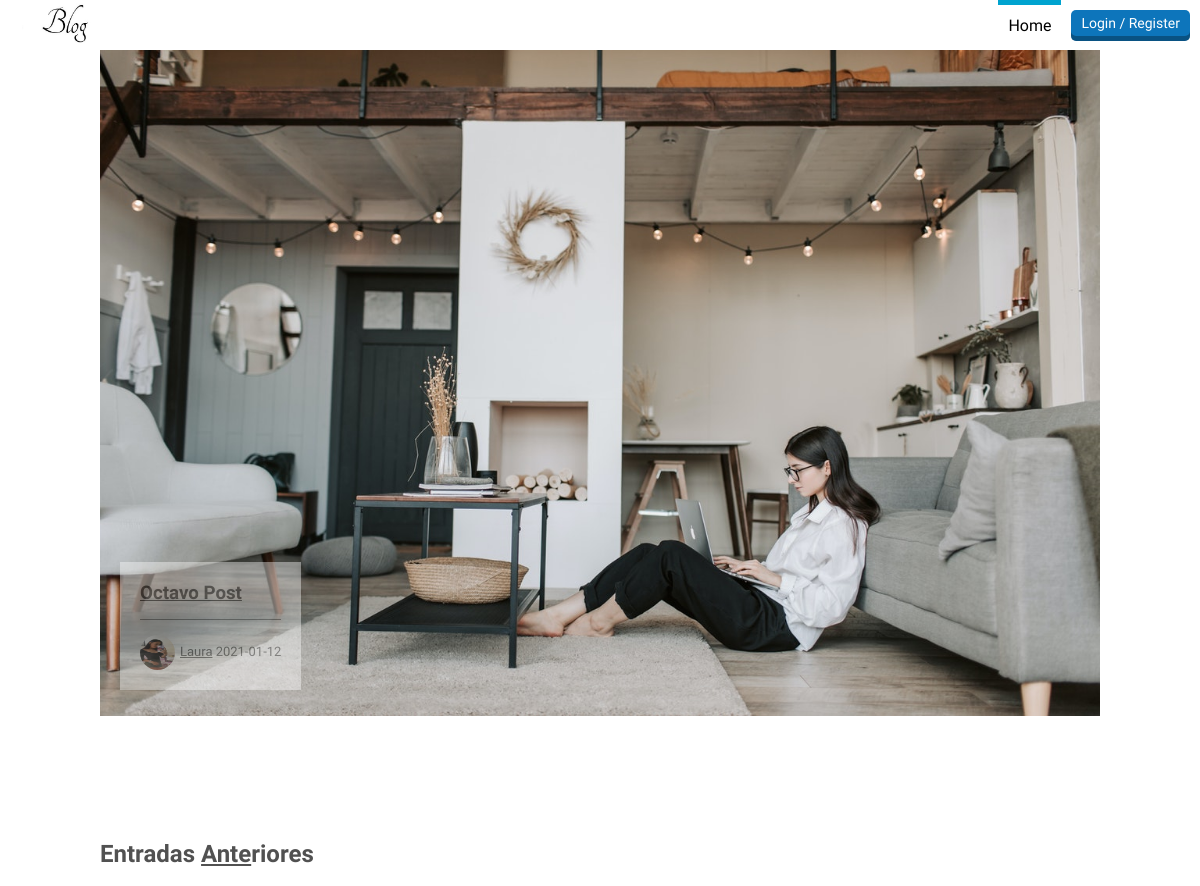
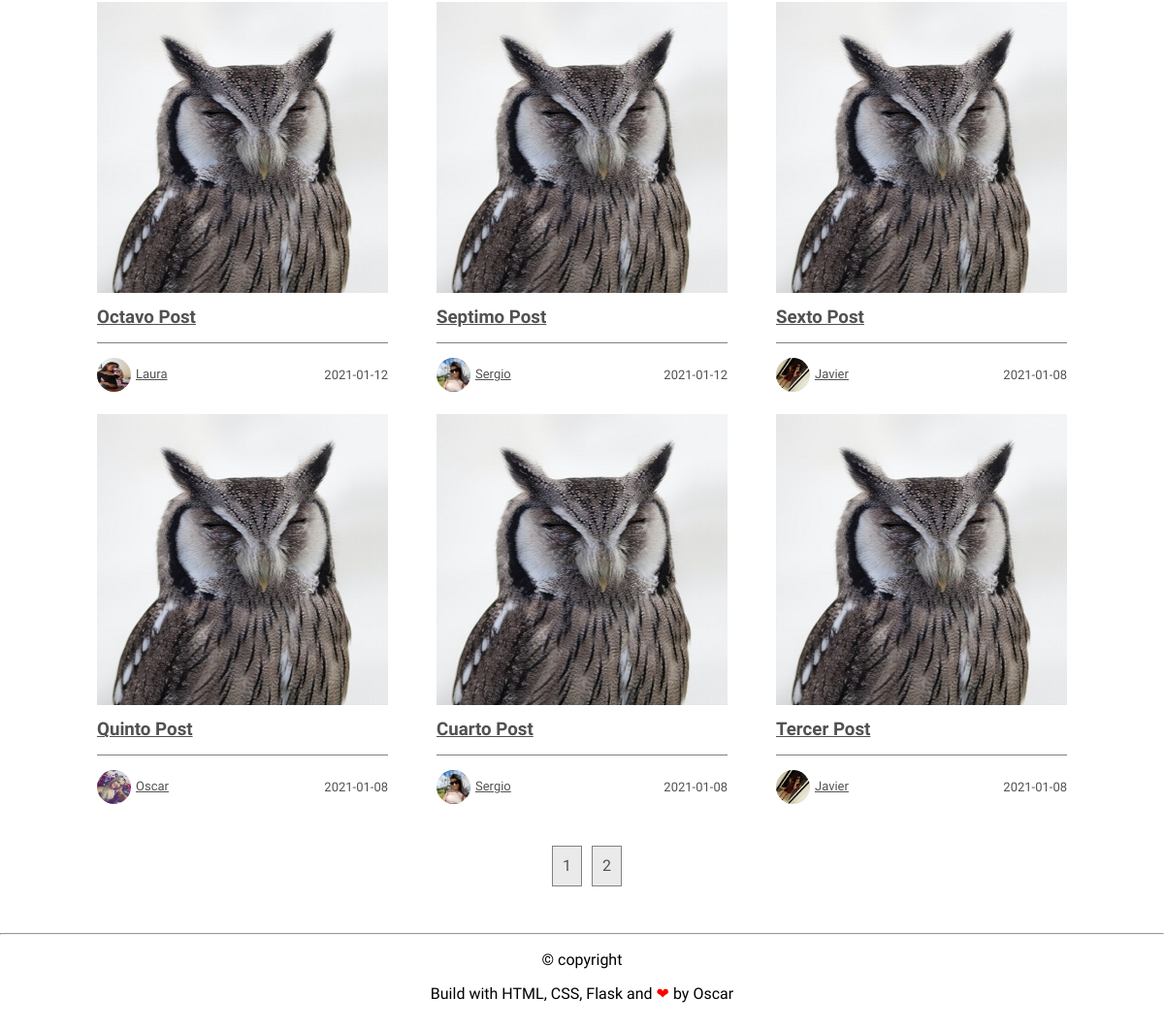
Page /home on the earlier database version (2 pictures, top to bottom).
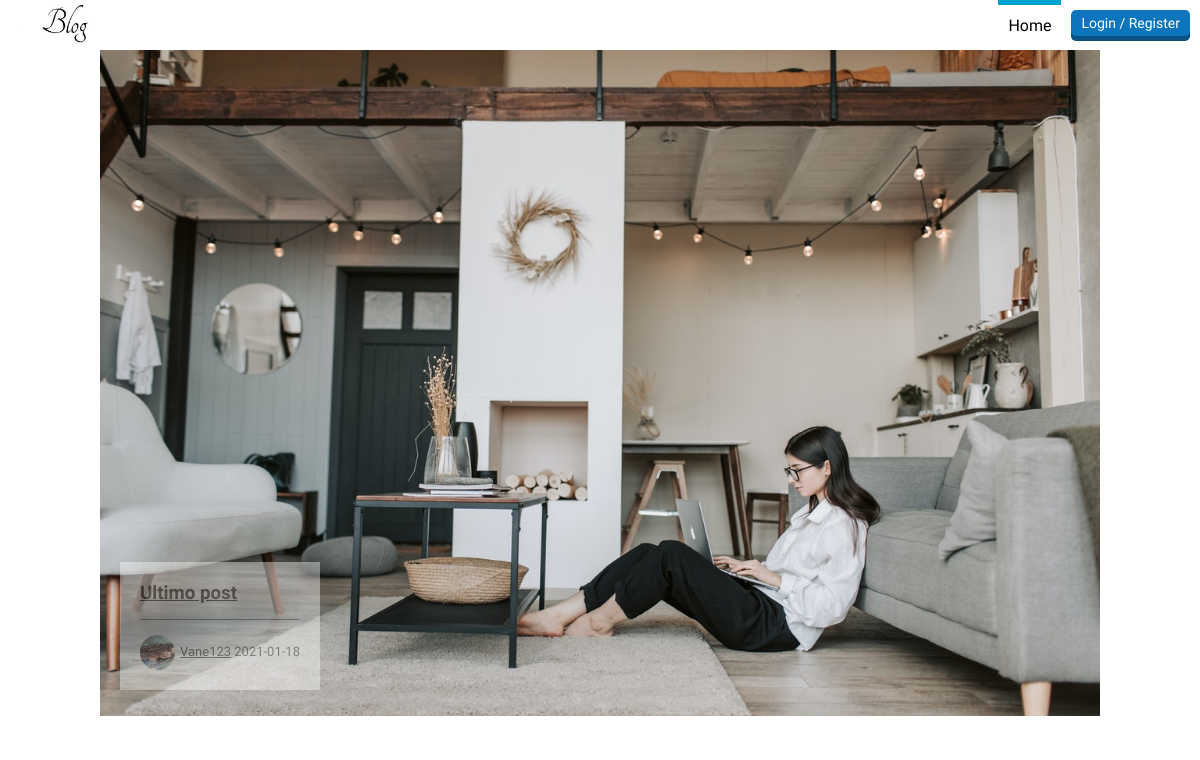
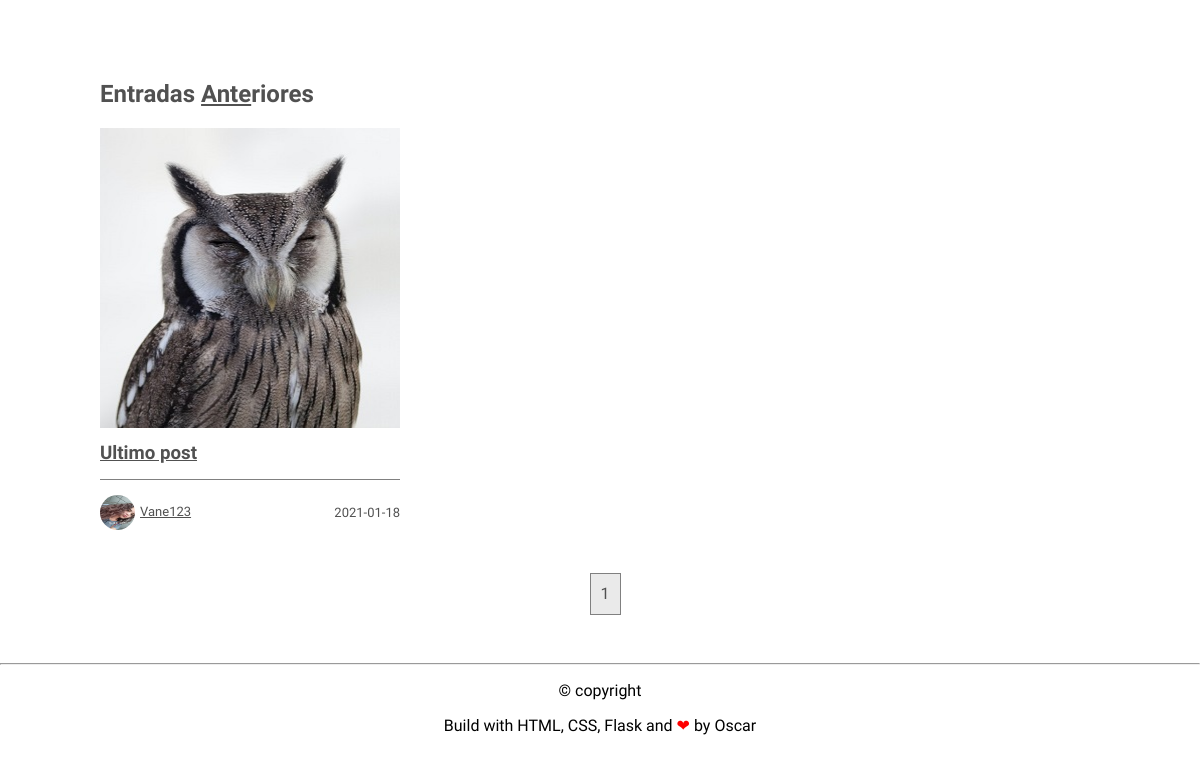
Same page on the later database version (2 pictures, top to bottom).
### flaskblog/models.py (models this page shows, shortened)
class Post(db.Model):
    id = db.Column(db.Integer, primary_key=True)
    title = db.Column(db.String(100), nullable=False)
    date_posted = db.Column(db.DateTime, nullable=False, default=datetime.utcnow)
    content = db.Column(db.Text, nullable=False)
    user_id = db.Column(db.Integer, db.ForeignKey('user.id'), nullable=False)

class User(db.Model, UserMixin):
    id = db.Column(db.Integer, primary_key=True)
    username = db.Column(db.String(20), unique=True, nullable=False)
    email = db.Column(db.String(120), unique=True, nullable=False)
    image_file = db.Column(db.String(20), nullable=False, default='default.jpg')
    bio = db.Column(db.String(500), nullable=True, default=' ')
    facebook = db.Column(db.String(120), nullable=True, default=' ')
    twitter = db.Column(db.String(120), nullable=True, default=' ')
    password = db.Column(db.String(60), nullable=True, default=' ')
    posts = db.relationship('Post', backref='author', lazy=True)

### flaskblog/main/routes.py (the view)
@main.route("/")
@main.route("/home")
def home():
    page = request.args.get('page', 1, type=int)
    posts = Post.query.order_by(Post.date_posted.desc()).paginate(page=page, per_page=6)
    return render_template('home.html', posts=posts)

### flaskblog/templates/home.html
{% extends "layout.html" %}
{% block content %}
    <header>
        <a href="{{ url_for('main.home') }}">
            <img src="{{ url_for('static', filename='profile_pics/logo.jpg') }}" alt="logo" height="40">
        </a>
        <div class="header-right">
            {% if current_user.is_authenticated %}
            <nav>
                <ul>
                    <li><a href="{{ url_for('main.home') }}" class="is-active">Home</a></li>
                    <li><a class="nav-item nav-link" href="{{ url_for('posts.new_post') }}">New Post</a></li>
                    <li><a href="{{ url_for('users.agenda') }}">Agenda</a></li>
                    <li><a href="#blog-items">Blog</a></li>
                    <li><a href="#">Info</a></li>
                    <li><a href="{{ url_for('users.account') }}">Account</a></li>
                </ul>
            </nav>
                <a href="{{ url_for('users.logout') }}" class="button red">logout</a>
            {% else %}
            <nav>
                <ul>
                    <li><a href="{{ url_for('main.home') }}" class="is-active">Home</a></li>
                </ul>
            </nav>
                <a href="{{ url_for('users.login') }}" class="button blue">Login / Register</a>
            {% endif %}
        </div>
    </header>
    <section class="blog">
        <article class="portada">
            <img src="{{ url_for('static', filename='profile_pics/img1.jpg') }}" alt="img1" width="1000">
            <div class="description">
                {% for post in posts.items %}
                    {% if loop.index < 2 %}
                        <h1><a href="{{ url_for('posts.post', post_id=post.id) }}">{{ post.title }}</a></h1>
                        <div class="autor">
                            <p>
                                <img src="{{ url_for('static', filename='profile_pics/' + post.author.image_file) }}"
                                alt="default" width="35px" height="35px"><span><a href="{{ url_for('users.user_posts', username=post.author.username) }}">{{ post.author.username }}</a></span>
                                <span>{{ post.date_posted.strftime('%Y-%m-%d') }}</span>
                            </p>
                        </div>
                    {% endif %}
                {% endfor %}
            </div>
        </article>
        <div class="contenedor">
            <h2 class="titulo"> Entradas <span>Ante</span>riores</h2>
        </div>
        <section id = "blog-items" class="blog-items">
            {% for post in posts.items %}
            <article class="item-blog">
                <a href="{{ url_for('posts.post', post_id=post.id) }}">
                    <img src="{{ url_for('static', filename='profile_pics/img6.jpg') }}" alt="img2" width="300" height="300">
                </a>
                <div class="description">
                    <h3><a href="{{ url_for('posts.post', post_id=post.id) }}">{{ post.title }}</a></h3>
                    <div class="autor">
                        <p>
                            <img src="{{ url_for('static', filename='profile_pics/' + post.author.image_file) }}"
                            alt="default" width="35px" height="35px"><span><a href="{{ url_for('users.user_posts', username=post.author.username) }}">{{ post.author.username }}</a></span>
                        </p>
                        <span>{{ post.date_posted.strftime('%Y-%m-%d') }}</span>
                    </div>
                </div>
            </article>
            {% endfor %}
        </section>
    </section>
    <div class="paginador">
        <ul>
            {% for page_num in posts.iter_pages(left_edge = 1, right_edge = 1, left_current = 1, right_current = 2) %}
                {% if page_num %}
                    {% if posts.page == page_num %}
                        <li><a href="{{ url_for('main.home', page=page_num) }}">{{ page_num }}</a></li>
                    {% else %}
                        <li><a href="{{ url_for('main.home', page=page_num) }}">{{ page_num }}</a></li>
                    {% endif %}
                {% else %}
                    ...
                {% endif %}
            {% endfor %}
        </ul>
    </div>
{% endblock content %}

### flaskblog/templates/layout.html (shortened to what this page needs)
<!DOCTYPE html>
<html lang="en">
<head>
    <link rel="stylesheet" href="{{ url_for('static', filename='estilo.css') }}">
</head>
<body>
    {% block content %}{% endblock %}
    <footer class="footer">
        <hr>
        <p>&copy; copyright </p>
        <p>Build with HTML, CSS, Flask and <span class="love">❤</span> by <a href="https://github.com/oecorrechag">Oscar</a></p>
    </footer>
</body>
</html>

### flaskblog/static/estilo.css (style rules this page uses)
body { font-family: 'allerta', sans-serif; margin: 0; color: #515151; }
a { color: #515151; }
header { background: white; height: 50px; padding: 0 10px; display: flex; justify-content: space-between; align-items: center; }
.header-right { height: inherit; display: flex; align-items: center; }
.header-right .button { margin-left: 10px; }
.button { background: gray; box-shadow: inset 0 -5px 0 rgba(0, 0, 0, .3); font-size: 14px; padding: 5px 10px 10px 10px; border-radius: 5px; text-decoration: none; color: white; transition: .2s; }
.button.blue { background: #0d75bb; border-color: #0d75bb; }
nav { height: inherit; margin: 0; }
nav ul { margin: 0; height: inherit; }
nav ul { display: flex; }
nav li { list-style: none; color: black; height: inherit; display: flex; align-items: center; }
nav li:after { content: "|"; display: inline-block; }
nav li:last-child:after { display: none; }
nav a { color: black; text-decoration: none; height: inherit; display: flex; padding: 0 10px; align-items: center; }
nav a.is-active { box-shadow: inset 0 5px 0 #00a3cf; }
h1 { margin: 0; font-weight: 600; margin-bottom: 15px; }
.blog { width: 1000px; margin: 0 auto; }
.portada { position: relative; margin-bottom: 100px; }
.portada .description { background: rgba(255,255,255,0.8); opacity: .5; position: absolute; bottom: 30px; left: 20px; padding: 20px; }
.titulo span { text-decoration: underline; }
.blog-items { display: flex; flex-wrap: wrap; justify-content: space-between; }
.blog-items h3 { font-weight: 600; margin: 10px 0 15px; }
.item-blog { width: 300px; height: 375px; padding-bottom: 50px; }
.item-blog .description { margin-bottom: 15px; }
.paginador { display: flex; justify-content: center; align-items: center; padding: 20px 0; }
.paginador ul { display: flex; list-style: none; margin: 0; padding: 0; margin-left: 10px ; }
.paginador li { background: #eaeaea; height: 40px; line-height: 40px; border: 1px solid gray; margin: 0 5px; }
.paginador a { padding: 0 10px; text-decoration: none; display: block; height: inherit; }
.autor { display: flex; justify-content: space-between; align-items: center; font-size: 13px; border-top: 1px solid gray; padding-top: 15px; }
.autor img { border-radius: 50%; vertical-align: middle; margin-right: 5px; }
.autor p { margin: 0; }
footer { background:white; padding:10px 0; margin-top: 10px; text-align:center; color:black }
.footer .love { color:red }
.footer a { text-decoration:none; margin:0; color:black }
.contenedor { display: flex; justify-content: space-between; margin: auto; position: relative; }

Differences in the rows shown:
removed Post: title "Octavo Post", image_file (picture), author.username "Laura", date_posted "2021-01-12"
removed Post: title "Septimo Post", image_file (picture), author.username "Sergio", date_posted "2021-01-12", shown under "Entradas Anteriores"
removed Post: title "Sexto Post", image_file (picture), author.username "Javier", date_posted "2021-01-08", shown under "Entradas Anteriores"
removed Post: title "Quinto Post", image_file (picture), author.username "Oscar", date_posted "2021-01-08", shown under "Entradas Anteriores"
removed Post: title "Cuarto Post", image_file (picture), author.username "Sergio", date_posted "2021-01-08", shown under "Entradas Anteriores"
removed Post: title "Tercer Post", image_file (picture), author.username "Javier", date_posted "2021-01-08", shown under "Entradas Anteriores"
now on this page (row edited): Post: title "Ultimo post", image_file (picture), author.username "Vane123", date_posted "2021-01-18"
Other differences:
list line gone: "2"
